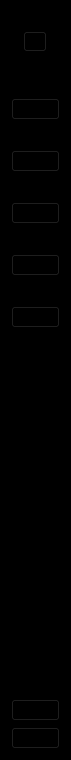
      <widget class="QWidget" name="icon_only" native="true">
       <property name="minimumSize">
        <size>
         <width>71</width>
         <height>0</height>
        </size>
       </property>
       <property name="maximumSize">
        <size>
         <width>71</width>
         <height>16777215</height>
        </size>
       </property>
       <property name="styleSheet">
        <string notr="true">
QWidget {


background-color: rgb(0, 0, 0);


}</string>
       </property>
       <layout class="QVBoxLayout" name="verticalLayout_5">
        <item>
         <layout class="QHBoxLayout" name="horizontalLayout_2">
          <property name="topMargin">
           <number>20</number>
          </property>
          <item>
           <spacer name="horizontalSpacer">
            <property name="orientation">
             <enum>Qt::Orientation::Horizontal</enum>
            </property>
            <property name="sizeHint" stdset="0">
             <size>
              <width>40</width>
              <height>20</height>
             </size>
            </property>
           </spacer>
          </item>
          <item>
           <widget class="QToolButton" name="toolButton">
            <property name="enabled">
             <bool>true</bool>
            </property>
            <property name="text">
             <string>...</string>
            </property>
            <property name="icon">
             <iconset resource="../resources/rec.qrc">
              <normaloff>:/icons/icons/logo.png</normaloff>:/icons/icons/logo.png</iconset>
            </property>
            <property name="iconSize">
             <size>
              <width>40</width>
              <height>40</height>
             </size>
            </property>
           </widget>
          </item>
          <item>
           <spacer name="horizontalSpacer_2">
            <property name="orientation">
             <enum>Qt::Orientation::Horizontal</enum>
            </property>
            <property name="sizeHint" stdset="0">
             <size>
              <width>40</width>
              <height>20</height>
             </size>
            </property>
           </spacer>
          </item>
         </layout>
        </item>
        <item>
         <layout class="QVBoxLayout" name="verticalLayout_3">
          <property name="spacing">
           <number>30</number>
          </property>
          <property name="topMargin">
           <number>40</number>
          </property>
          <item>
           <widget class="QPushButton" name="dashboard_s">
            <property name="text">
             <string/>
            </property>
            <property name="icon">
             <iconset resource="../resources/rec.qrc">
              <normaloff>:/icons/icons/dashboardsmall1.png</normaloff>
              <normalon>:/icons/icons/dashboardsmall2.png</normalon>:/icons/icons/dashboardsmall1.png</iconset>
            </property>
            <property name="iconSize">
             <size>
              <width>100</width>
              <height>20</height>
             </size>
            </property>
            <property name="checkable">
             <bool>true</bool>
            </property>
            <property name="autoExclusive">
             <bool>true</bool>
            </property>
           </widget>
          </item>
          <item>
           <widget class="QPushButton" name="subject_s">
            <property name="text">
             <string/>
            </property>
            <property name="icon">
             <iconset resource="../resources/rec.qrc">
              <normaloff>:/icons/icons/institutionsmall1.png</normaloff>
              <normalon>:/icons/icons/institutionsmall2.png</normalon>:/icons/icons/institutionsmall1.png</iconset>
            </property>
            <property name="iconSize">
             <size>
              <width>100</width>
              <height>20</height>
             </size>
            </property>
            <property name="checkable">
             <bool>true</bool>
            </property>
            <property name="autoExclusive">
             <bool>true</bool>
            </property>
           </widget>
          </item>
          <item>
           <widget class="QPushButton" name="classes_s">
            <property name="text">
             <string/>
            </property>
            <property name="icon">
             <iconset resource="../resources/rec.qrc">
              <normaloff>:/icons/icons/dashboardsmall1.png</normaloff>
              <normalon>:/icons/icons/dashboardsmall2.png</normalon>:/icons/icons/dashboardsmall1.png</iconset>
            </property>
            <property name="iconSize">
             <size>
              <width>100</width>
              <height>20</height>
             </size>
            </property>
            <property name="checkable">
             <bool>true</bool>
            </property>
            <property name="autoExclusive">
             <bool>true</bool>
            </property>
           </widget>
          </item>
          <item>
           <widget class="QPushButton" name="teachers_s">
            <property name="text">
             <string/>
            </property>
            <property name="icon">
             <iconset resource="../resources/rec.qrc">
              <normaloff>:/icons/icons/teacherssmall1.png</normaloff>
              <normalon>:/icons/icons/teacherssmall2.png</normalon>:/icons/icons/teacherssmall1.png</iconset>
            </property>
            <property name="iconSize">
             <size>
              <width>100</width>
              <height>20</height>
             </size>
            </property>
            <property name="checkable">
             <bool>true</bool>
            </property>
            <property name="autoExclusive">
             <bool>true</bool>
            </property>
           </widget>
          </item>
          <item>
           <widget class="QPushButton" name="students_s">
            <property name="text">
             <string/>
            </property>
            <property name="icon">
             <iconset resource="../resources/rec.qrc">
              <normaloff>:/icons/icons/studentssmall1.png</normaloff>
              <normalon>:/icons/icons/studentssmall2.png</normalon>:/icons/icons/studentssmall1.png</iconset>
            </property>
            <property name="iconSize">
             <size>
              <width>100</width>
              <height>20</height>
             </size>
            </property>
            <property name="checkable">
             <bool>true</bool>
            </property>
            <property name="autoExclusive">
             <bool>true</bool>
            </property>
           </widget>
          </item>
         </layout>
        </item>
        <item>
         <spacer name="verticalSpacer_2">
          <property name="orientation">
           <enum>Qt::Orientation::Vertical</enum>
          </property>
          <property name="sizeHint" stdset="0">
           <size>
            <width>28</width>
            <height>365</height>
           </size>
          </property>
         </spacer>
        </item>
        <item>
         <layout class="QVBoxLayout" name="verticalLayout_4">
          <item>
           <widget class="QPushButton" name="settings_s">
            <property name="text">
             <string/>
            </property>
            <property name="icon">
             <iconset resource="../resources/rec.qrc">
              <normaloff>:/icons/icons/settingssmall1.png</normaloff>
              <normalon>:/icons/icons/settingssmall2.png</normalon>:/icons/icons/settingssmall1.png</iconset>
            </property>
            <property name="iconSize">
             <size>
              <width>100</width>
              <height>20</height>
             </size>
            </property>
            <property name="checkable">
             <bool>true</bool>
            </property>
            <property name="autoExclusive">
             <bool>true</bool>
            </property>
           </widget>
          </item>
          <item>
           <widget class="QPushButton" name="logout_s">
            <property name="text">
             <string/>
            </property>
            <property name="icon">
             <iconset resource="../resources/rec.qrc">
              <normaloff>:/icons/icons/signoutsmall1.png</normaloff>
              <normalon>:/icons/icons/signoutsmall2.png</normalon>:/icons/icons/signoutsmall1.png</iconset>
            </property>
            <property name="iconSize">
             <size>
              <width>100</width>
              <height>16</height>
             </size>
            </property>
            <property name="checkable">
             <bool>true</bool>
            </property>
            <property name="autoExclusive">
             <bool>true</bool>
            </property>
           </widget>
          </item>
         </layout>
        </item>
       </layout>
      </widget>
